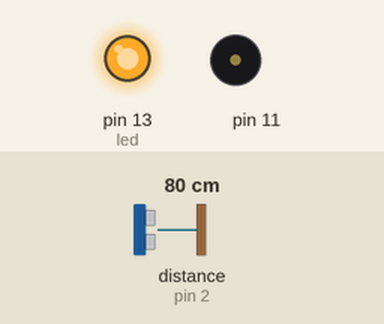
Simulated run of this sketch. Board: Arduino Uno, built with avr-gcc and run on an emulated ATmega328P. Parts: output pins drawn as LEDs (lit = HIGH), buzzer (waves = sounding). Wiring (inferred from the names in the program): ultrasonic range finder: trigger pin 3; echo pin 2. The inputs (shaded band) are chosen by the test bench; at power-on: distance to the obstacle (sensor on pin 2) 80 cm. The echo pulse lasts 58.3 µs per cm; pins used as bus, display or sensor lines are not drawn.

Above: at 0.1 s.
At 1.5 s:
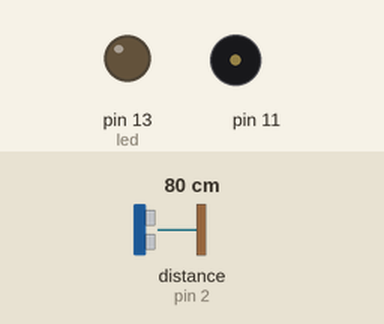
1.6 s: distance to the obstacle (sensor on pin 2) set to 12 cm
3.1 s: distance to the obstacle (sensor on pin 2) set to 9 cm
At 3.43 s:
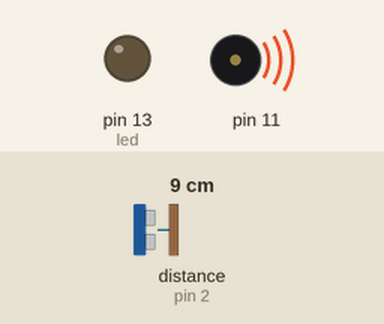
Timing chart, 0 to 12.1 s (numbered marks = the images above; inputs shaded):
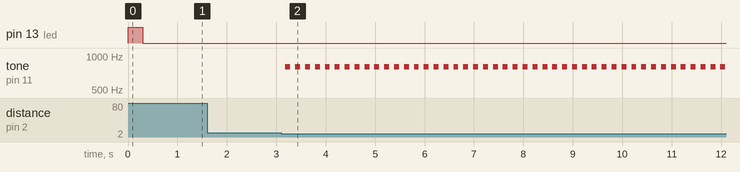

The sketch:

UltraSonic-01.ino
```cpp
#define echoPin 2 // attach pin D2 Arduino to pin Echo of HC-SR04
#define trigPin 3 //attach pin D3 Arduino to pin Trig of HC-SR04
#define led 13

// defines variables
long duration; // variable for the duration of sound wave travel
int distance; // variable for the distance measurement

void setup() {
  pinMode(trigPin, OUTPUT); // Sets the trigPin as an OUTPUT
  pinMode(echoPin, INPUT); // Sets the echoPin as an INPUT
  pinMode(led, OUTPUT);
  int i;
  for (i = 0; i < 3 ; i++) {
    digitalWrite(led, HIGH);
    delay(100);
    digitalWrite(led, LOW);
  }


}
void loop() {
  // Clears the trigPin condition
  digitalWrite(trigPin, LOW);
  delayMicroseconds(2);
  // Sets the trigPin HIGH (ACTIVE) for 10 microseconds
  digitalWrite(trigPin, HIGH);
  delayMicroseconds(10);
  digitalWrite(trigPin, LOW);
  // Reads the echoPin, returns the sound wave travel time in microseconds
  duration = pulseIn(echoPin, HIGH);
  // Calculating the distance
  distance = duration * 0.034 / 2; // Speed of sound wave divided by 2 (go and back)
  // Displays the distance on the Serial Monitor
  if (distance < 10) {
    AlarmHIGH();
  } else {
    delay(100);
  }

}

void AlarmHIGH() {
  int i;
  for (i = 0; i < 25; i++) {
    tone(11, 800, 100);
    delay(200);
  }
}
```

Measured:
- the behaviour switches between 11 and 10 cm on distance to the obstacle (sensor on pin 2) (found by bisection; images 1 and 2)
- after the input at 1.6 s, every drawn part: stays the same
- after the input at 3.1 s, tone on pin 11: alternates 800 Hz for 0.10 s and silent for 0.10 s, starting after 0.09 s
